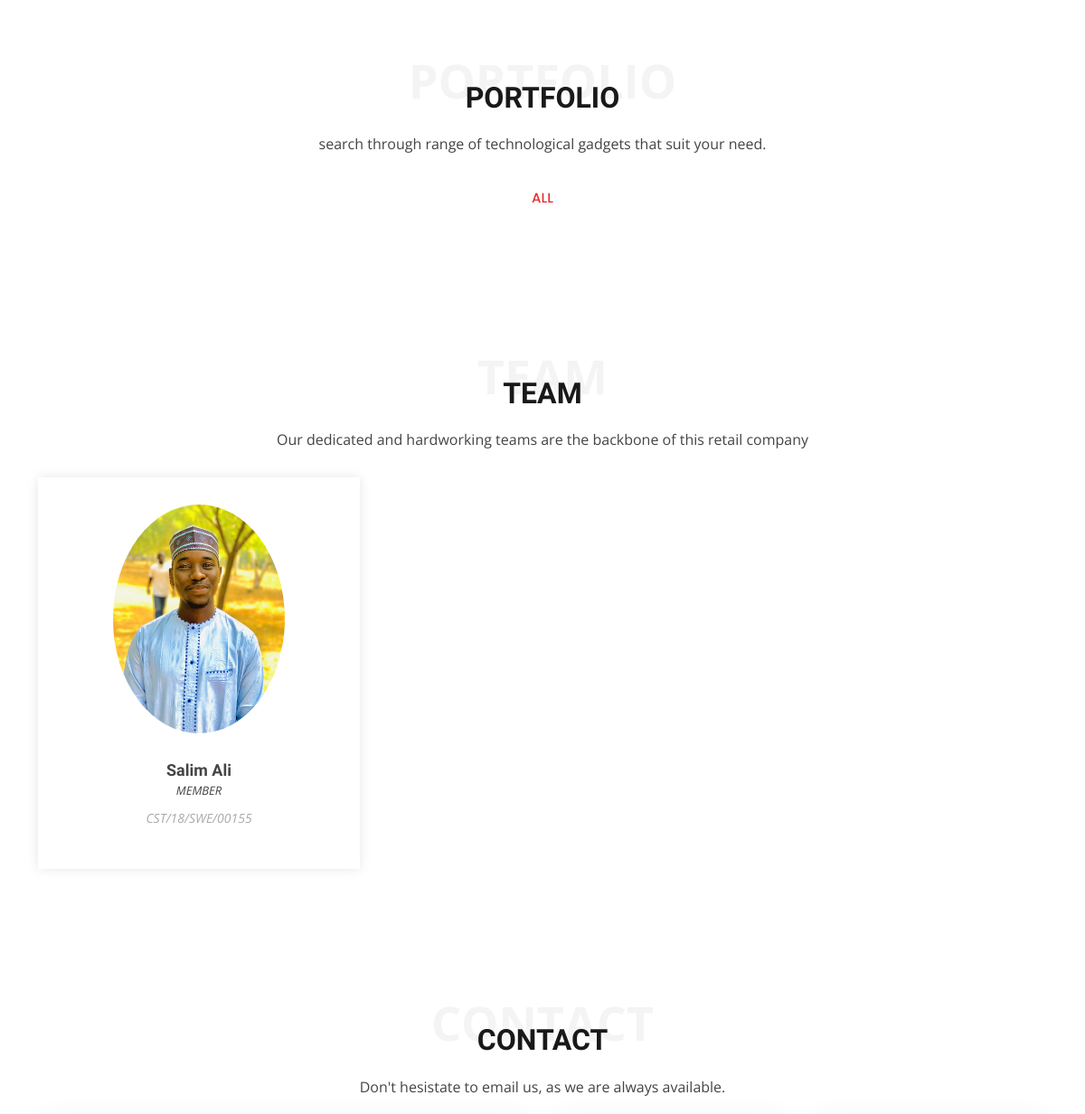
The app's page / (middle part), older data.
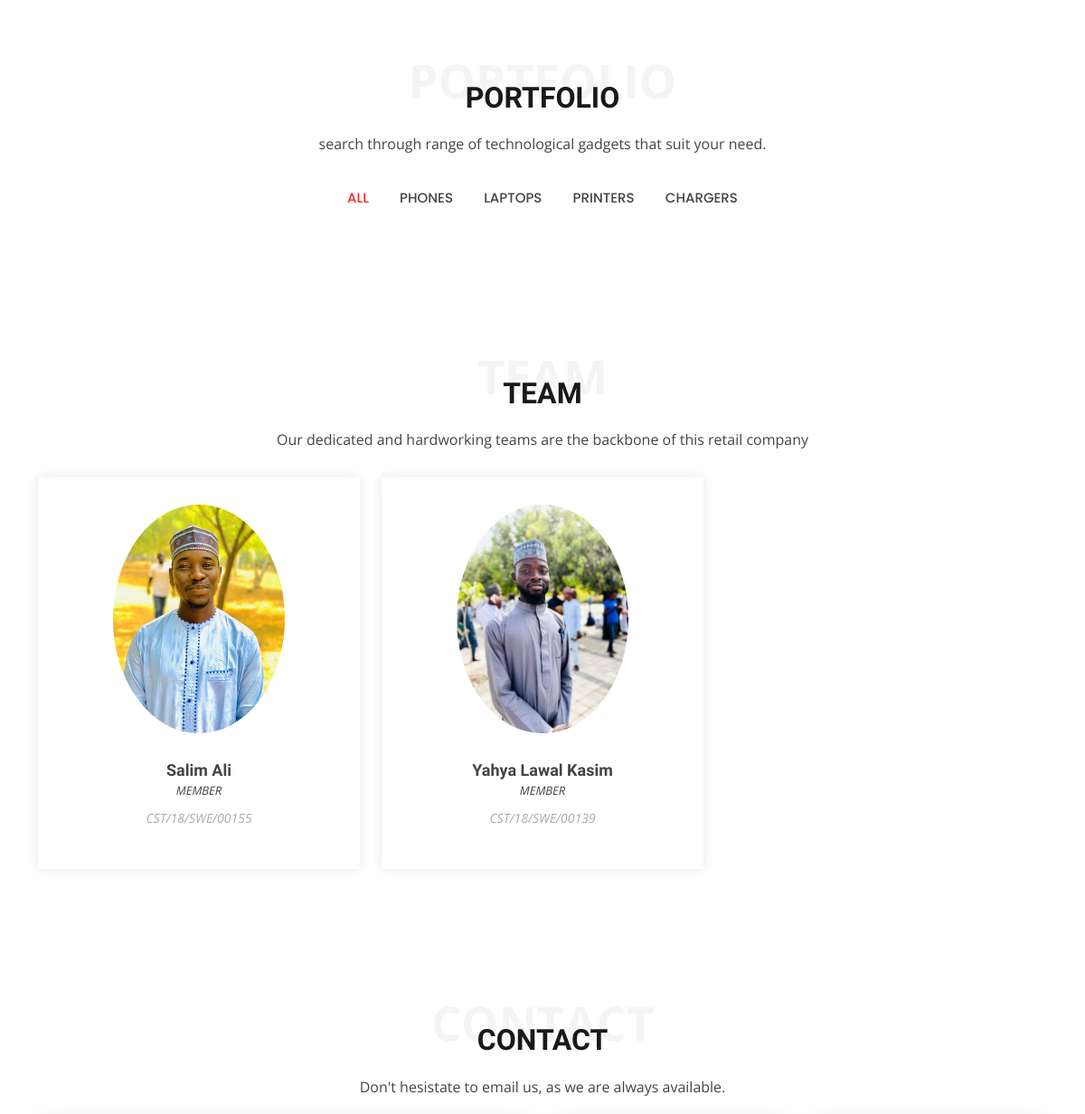
The same page, newer data.
### acct/models.py (models this page shows)
class Profile(models.Model):
    user = models.OneToOneField(User, on_delete=models.CASCADE, related_name='profile')
    profile = models.FileField(upload_to=user_profile_upload, null=True, blank=True)
    team_member = models.BooleanField(default=False)
    proffession = models.CharField(max_length=50)
    info = models.TextField(default='')

### main/models.py (models this page shows, shortened)
class PortfolioCategory(models.Model):
    name = models.CharField(max_length=20)
    class Meta:
        verbose_name_plural = 'Categories'

### main/views.py (the view)
def home_view(request):
    obj = {
        'client' : query_all(Client),
        'service' : query_all(Service),
        'portfolio' : query_all(Portfolio),
        'category' : query_all(PortfolioCategory),
        'category' : query_all(PortfolioCategory),
        'team' : filter_query(Profile, team_member=True),
    }
    return render(request, 'main/index.html',obj)

### project/utils.py (called while the page is built)
def query_all(obj:Model) -> Model:
    return obj.objects.all()

def filter_query(obj:Model, *args, **kwargs) -> Model:
    return obj.objects.filter(*args, **kwargs)

### main/templates/main/index.html (shortened to what this page needs)
{% extends 'base.html' %}
{% load static %}
{% block main %}
  <section id="portfolio" class="portfolio">
    <div class="container">
      <div class="section-title">
        <span>Portfolio</span>
        <h2>Portfolio</h2>
        <p>search through range of technological gadgets that suit your need.</p>
      </div>
      <div class="row" data-aos="fade-up">
        <div class="col-lg-12 d-flex justify-content-center">
          <ul id="portfolio-flters">
            <li data-filter="*" class="filter-active">All</li>
            {% for item in category %}
            <li data-filter=".filter-{{ item.name }}">{{ item.name }}</li>
            {% endfor %}
          </ul>
        </div>
      </div>
    </div>
  </section>
  <section id="team" class="team">
    <div class="container">
      <div class="section-title">
        <span>Team</span>
        <h2>Team</h2>
        <p>Our dedicated and hardworking teams are the backbone of this retail company</p>
      </div>
      <div class="row">
        {% for item in team %}
        <div class="col-lg-4 col-md-6 d-flex align-items-stretch" data-aos="zoom-in">
          <div class="member">
            <img src="{{ item.profile.url }}" alt="">
            <h4>{{ item.user.first_name|title }} {{ item.user.last_name|title }}</h4>
            <span>{{ item.proffession|upper }}</span>
            <p>
              {{ item.info }}
            </p>
          </div>
        </div>
        {% endfor %}
      </div>
    </div>
  </section>
  <section id="contact" class="contact">
    <div class="container">
      <div class="section-title">
        <span>Contact</span>
        <h2>Contact</h2>
        <p>Don't hesistate to email us, as we are always available.</p>
      </div>
    </div>
  </section>
{% endblock main %}

### templates/base/base.html (shortened to what this page needs)
{% load static %}
<!DOCTYPE html>
<html lang="en">
<head>
  <link href="{% static 'vendor/aos/aos.css' %}" rel="stylesheet">
  <link href="{% static 'vendor/bootstrap/css/bootstrap.min.css' %}" rel="stylesheet">
  <link href="{% static 'vendor/bootstrap-icons/bootstrap-icons.css' %}" rel="stylesheet">
  <link href="{% static 'vendor/boxicons/css/boxicons.min.css' %}" rel="stylesheet">
  <link href="{% static 'vendor/glightbox/css/glightbox.min.css' %}" rel="stylesheet">
  <link href="{% static 'vendor/swiper/swiper-bundle.min.css' %}" rel="stylesheet">
  <link href="{% static 'css/style.css' %}" rel="stylesheet">
</head>
<body>
  <main id="main">
    {% block main %}{% endblock main %}
  </main>
</body>
</html>

### assets/css/style.css (style rules this page uses)
body { font-family: "Open Sans", sans-serif; color: #444444; }
h1, h2, h3, h4, h5, h6 { font-family: "Raleway", sans-serif; }
section { padding: 60px 0; overflow: hidden; }
.section-title { text-align: center; padding: 30px 0; position: relative; }
.section-title h2 { font-size: 32px; font-weight: 700; text-transform: uppercase; margin-bottom: 20px; padding-bottom: 0; color: #191919; position: relative; z-index: 2; }
.section-title span { position: absolute; top: 30px; color: #f4f4f4; left: 0; right: 0; z-index: 1; font-weight: 700; font-size: 52px; text-transform: uppercase; line-height: 0; }
.section-title p { margin-bottom: 0; position: relative; z-index: 2; }
.portfolio #portfolio-flters { padding: 0; margin: 0 auto 25px auto; list-style: none; text-align: center; border-radius: 50px; }
.portfolio #portfolio-flters li { cursor: pointer; display: inline-block; padding: 10px 15px; font-size: 15px; font-weight: 500; line-height: 1; text-transform: uppercase; color: #444444; margin-bottom: 5px; transition: all 0.3s ease-in-out; font-family: "Poppins", sans-serif; }
.portfolio #portfolio-flters li:hover, .portfolio #portfolio-flters li.filter-active { color: #e82d2d; }
.portfolio #portfolio-flters li:last-child { margin-right: 0; }
.team .member { text-align: center; margin-bottom: 20px; box-shadow: 0px 0px 12px 0px rgba(0, 0, 0, 0.1); padding: 30px 20px; background: #fff; }
.team .member img { max-width: 60%; border-radius: 50%; margin: 0 0 30px 0; }
.team .member h4 { font-weight: 700; margin-bottom: 2px; font-size: 18px; }
.team .member span { font-style: italic; display: block; font-size: 13px; }
.team .member p { padding-top: 10px; font-size: 14px; font-style: italic; color: #aaaaaa; }

Row changes from the older to the newer data that the page shows:
added PortfolioCategory: name "PHONES"
added PortfolioCategory: name "LAPTOPS"
added PortfolioCategory: name "PRINTERS"
added PortfolioCategory: name "CHARGERS"
added Profile: profile (picture), user.first_name "Yahya", user.last_name "Lawal Kasim", proffession "MEMBER", info "CST/18/SWE/00139"
